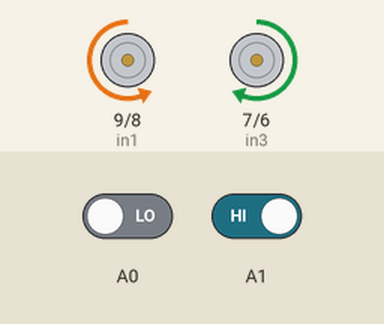
This sketch was run on a simulated Arduino Uno, built with avr-gcc and run on an emulated ATmega328P. Shown: motor-driver pin pairs drawn as motors (green arrow = first pin HIGH = forward, orange = second pin HIGH = backward, longer = more drive, scaled by the enable pin). The inputs (shaded band) are chosen by the test bench; at power-on: A0 LOW, A1 HIGH.

Above: at 1.2 s.
1.3 s: A0 driven HIGH
At 2.4 s:
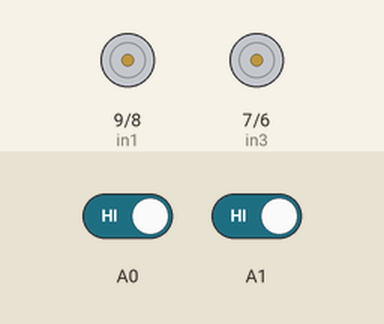
2.8 s: A1 driven LOW
At 3.3 s:
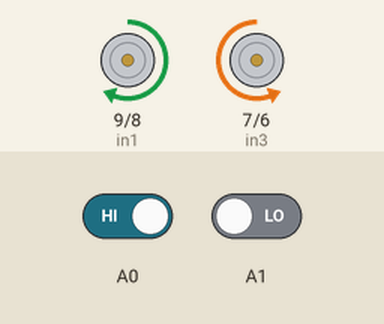
4.3 s: A0 driven LOW
At 4.7 s:
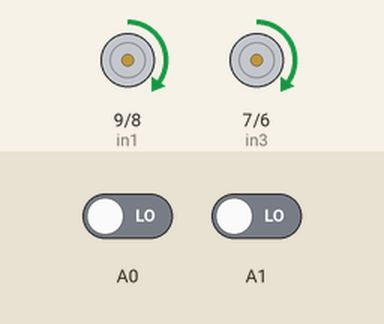
5.8 s: A1 driven HIGH
At 6.9 s:
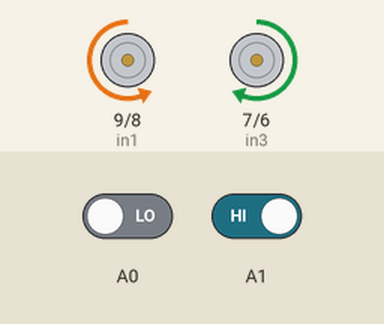
Timing chart, 0 to 8.3 s (numbered marks = the images above; inputs shaded):
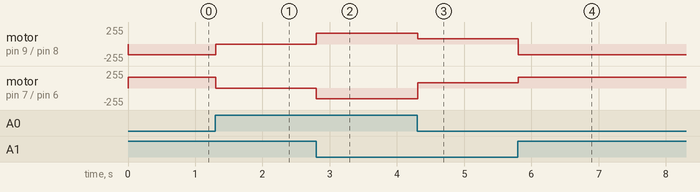

Measured:
- after the input at 1.3 s, motor on pin 9 (in1) / pin 8 (in2): backward 160/255 → stopped at once; motor on pin 7 (in3) / pin 6 (in4): forward 160/255 → stopped at once
- after the input at 2.8 s, motor on pin 9 (in1) / pin 8 (in2): stopped → forward 160/255 at once; motor on pin 7 (in3) / pin 6 (in4): stopped → backward 160/255 at once
- after the input at 4.3 s, motor on pin 9 (in1) / pin 8 (in2): forward 160/255 → forward 80/255 at once; motor on pin 7 (in3) / pin 6 (in4): backward 160/255 → forward 80/255 at once
- after the input at 5.8 s, motor on pin 9 (in1) / pin 8 (in2): forward 80/255 → backward 160/255 at once; motor on pin 7 (in3) / pin 6 (in4): forward 80/255 → forward 160/255 at once

The sketch:

initial-config.ino
```cpp
/*
0 ÷ 255 for motor speeds
0 - low speed, 255 - high speed

IR sensors:
over black: 1
over white: 0

motor functions:
moving forward: both sensors are over a white surface - both 0
turning left: left sensor is on the black line - right 0, left 1
turning right: right sensor is on the black line - right 1, left 0
stopping: both sensors are on the black line - both 1
*/

//motor set A connections
const int enA = 10;
const int in1 = 9;
const int in2 = 8;

//motor set B connections
const int enB = 5;
const int in3 = 7;
const int in4 = 6;

int motorSpeed = 80;
int rotationSpeed = 160;

void setup() {
  pinMode(enA, OUTPUT);
  pinMode(enB, OUTPUT);

  pinMode(in1, OUTPUT);
  pinMode(in2, OUTPUT);
  pinMode(in3, OUTPUT);
  pinMode(in4, OUTPUT);

  //sensors - input
  pinMode(A0, INPUT);
  pinMode(A1, INPUT);
}

void loop() {
  int LS = digitalRead(A0); //left sensor
  int RS = digitalRead(A1); //right sensor

  if (RS == 0 && LS == 0) {
    forward();  //go forward
  } else if (RS == 1 && LS == 0) {
    right();  //move right
  } else if (RS == 0 && LS == 1) {
    left();  //move left
  } else {
    stop();  //stop
  }

  delay(10);
}

void forward() {
  digitalWrite(in1, HIGH);
  digitalWrite(in2, LOW);
  digitalWrite(in3, HIGH);
  digitalWrite(in4, LOW);

  analogWrite(enA, motorSpeed);
  analogWrite(enB, motorSpeed);
}

/*
void backward() {
  digitalWrite(in1, LOW);
  digitalWrite(in2, HIGH);
  digitalWrite(in3, LOW);
  digitalWrite(in4, HIGH);

  analogWrite(enA, 80);
  analogWrite(enB, 80);
}*/

void right() {
  digitalWrite(in1, LOW);
  digitalWrite(in2, HIGH);
  digitalWrite(in3, HIGH);
  digitalWrite(in4, LOW);

  analogWrite(enA, rotationSpeed);
  analogWrite(enB, rotationSpeed);
}

void left() {
  digitalWrite(in1, HIGH);
  digitalWrite(in2, LOW);
  digitalWrite(in3, LOW);
  digitalWrite(in4, HIGH);

  analogWrite(enA, rotationSpeed);
  analogWrite(enB, rotationSpeed);
}

void stop() {
  digitalWrite(in1, LOW);
  digitalWrite(in2, LOW);
  digitalWrite(in3, LOW);
  digitalWrite(in4, LOW);
}
```
